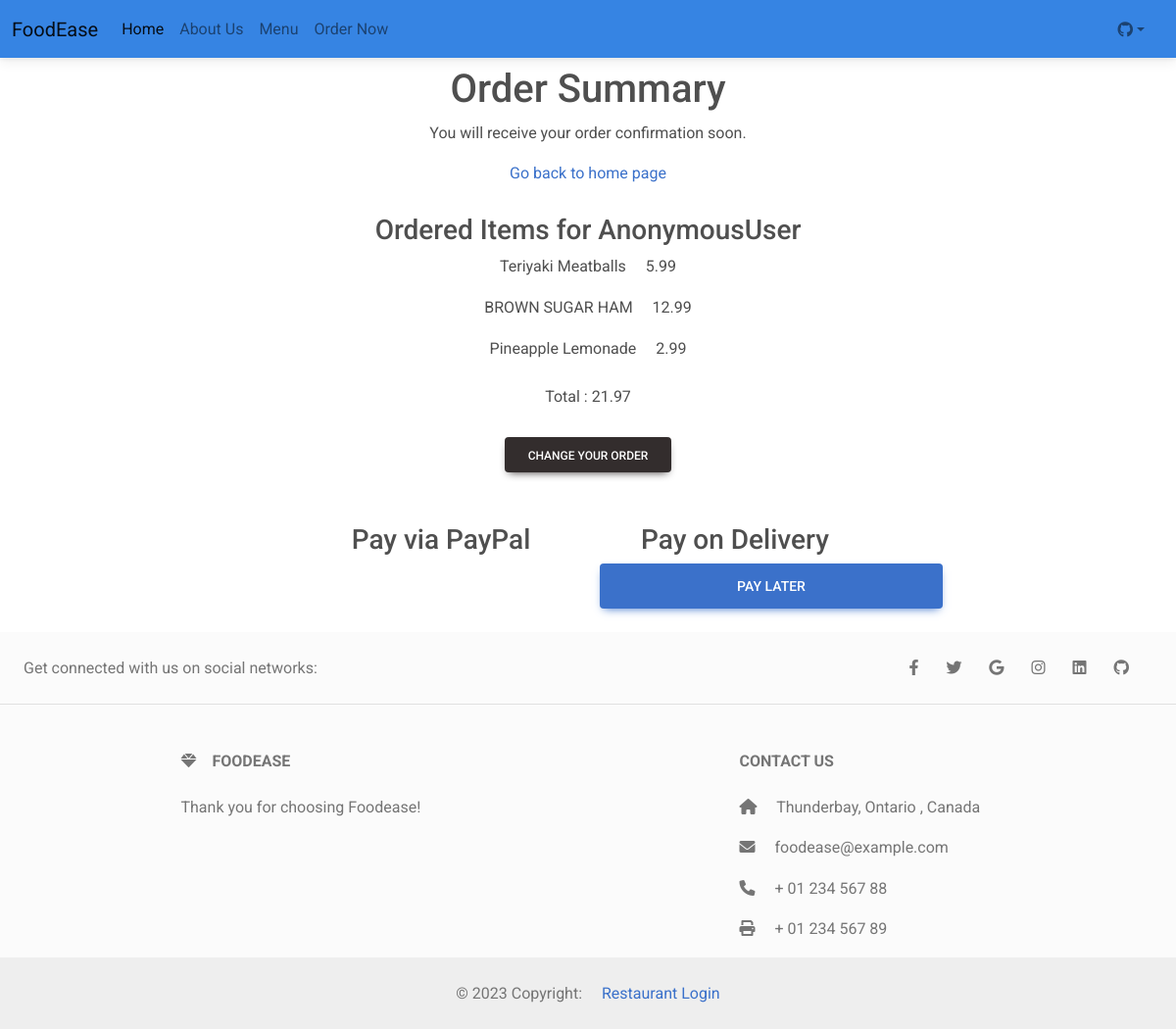
Page /order-confirmation/69 on the committed database.
### customer/models.py (models this page shows, shortened)
class MenuItem(models.Model):
    name = models.CharField(max_length=1000)
    description = models.TextField()
    image = models.ImageField(upload_to='menu_images/')
    price = models.DecimalField(max_digits=5, decimal_places=2)
    category= models.ManyToManyField('Category', related_name= 'item')

class OrderModel(models.Model):
    created_on = models.DateTimeField(auto_now_add=True)
    price = models.DecimalField(max_digits=7,decimal_places=2)
    items = models.ManyToManyField('MenuItem', related_name='order', blank =True)
    created_on = models.DateTimeField(auto_now_add=True)
    price = models.DecimalField(max_digits=7,decimal_places=2, blank= True)
    items = models.ManyToManyField('MenuItem', related_name='order', blank =True)
    name = models.CharField(max_length=50, blank=True)
    email = models.CharField(max_length=50, blank=True)
    city = models.CharField(max_length=50, blank=True)
    street = models.CharField(max_length=50, blank=True)
    zip_code = models.CharField(max_length=50, blank=True)
    province = models.CharField(max_length=50, blank=True)
    is_paid = models.BooleanField(default=False)
    is_shipped = models.BooleanField(default=False)

### customer/views.py (the view, shortened to what this page needs)
# urls.py: path('order-confirmation/<int:pk>', OrderConfirmation.as_view(),name = 'order_confirmation'),
class OrderConfirmation(View):
    def get(self, request, pk, *args, **kwards):
        order= OrderModel.objects.get(pk=pk)
        context  = {
            'pk' : order.pk,
            'items' : order.items,
            'price' : order.price
        }
        return render(request, 'customer/order_confirmation.html', context)

### customer/templates/customer/order_confirmation.html (shortened to what this page needs)
{%extends 'customer/base.html'%}
{%block content%}
<div class="container mb-3 mt-1">
  <div class="row justify-content-center mt-1">
      <div class="col-md-12 col-sm-12 p-1 text-center">
          <h1> Order Summary</h1>
          <p>You will receive your order confirmation soon.</p>
          <a href="http://127.0.0.1:8000/"> Go back to home page</a>
      </div>
  </div>
</div>
<div class="container-fluid col-md-6 offset-md-3">
  <div class="col-md-12 col-sm-12 p-2 text-center">
      <h3 class="">Ordered Items for {{user}}</h3>
      {%for item in items.all%}
      <p> {{ item.name}} <span class="pl-3"> {{item.price}}</span></p>
      {%endfor%}
      <p class="font-weight=bold pt-2">Total : {{price}}</p>
  </div>
  <div class="row justify-content-center pb-1 pt-1">
    <div class="col-md-6 text-center">
      <form method="POST">
      <button type="submit" class="btn btn-dark">Change your Order</button>
    </form>
    </div>
</div>
<div class="row justify-content-center pb-4 pt-5">
  <div class="col-md-6 text-center">
      <h3>Pay via PayPal </h3>
  </div>
  <div class="col-md-6 text-center">
    <h3>Pay on Delivery </h3>
    <div>
      <button type="button" class="btn btn-primary btn-lg" data-mdb-toggle="modal" data-mdb-target="#exampleModal" style="width: 350px;">
        Pay later
      </button>
    </div>
  </div>
</div>
    </div>
{%endblock content%}

### rows in the picture
MenuItem: name "Teriyaki Meatballs", price "5.99"
MenuItem: name "BROWN SUGAR HAM", price "12.99"
MenuItem: name "Pineapple Lemonade", price "2.99"
OrderModel: price "21.97"

### other values in the picture
{{ user }} "AnonymousUser"
